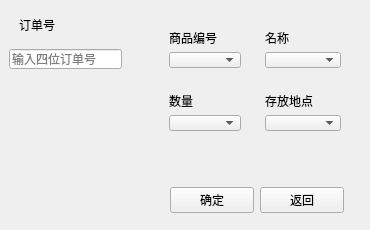
<?xml version="1.0" encoding="UTF-8"?>
<ui version="4.0">
 <class>Form</class>
 <widget class="QWidget" name="Form">
  <property name="geometry">
   <rect>
    <x>0</x>
    <y>0</y>
    <width>370</width>
    <height>230</height>
   </rect>
  </property>
  <property name="minimumSize">
   <size>
    <width>370</width>
    <height>230</height>
   </size>
  </property>
  <property name="maximumSize">
   <size>
    <width>370</width>
    <height>230</height>
   </size>
  </property>
  <property name="windowTitle">
   <string>Form</string>
  </property>
  <property name="styleSheet">
   <string notr="true">image: url(:/pic/bck5.jpg);</string>
  </property>
  <widget class="QWidget" name="widget_5" native="true">
   <property name="geometry">
    <rect>
     <x>9</x>
     <y>9</y>
     <width>163</width>
     <height>154</height>
    </rect>
   </property>
   <widget class="QLineEdit" name="lineEdit">
    <property name="geometry">
     <rect>
      <x>0</x>
      <y>40</y>
      <width>113</width>
      <height>20</height>
     </rect>
    </property>
    <property name="placeholderText">
     <string>输入四位订单号</string>
    </property>
   </widget>
   <widget class="QLabel" name="label">
    <property name="geometry">
     <rect>
      <x>10</x>
      <y>10</y>
      <width>54</width>
      <height>12</height>
     </rect>
    </property>
    <property name="text">
     <string>订单号</string>
    </property>
   </widget>
   <widget class="QLabel" name="label_6">
    <property name="geometry">
     <rect>
      <x>10</x>
      <y>70</y>
      <width>81</width>
      <height>16</height>
     </rect>
    </property>
    <property name="styleSheet">
     <string notr="true">font: 75 italic 9pt &quot;Adobe Arabic&quot;;
font: 10pt &quot;Adobe Arabic&quot;;</string>
    </property>
    <property name="text">
     <string/>
    </property>
   </widget>
  </widget>
  <widget class="QWidget" name="widget_6" native="true">
   <property name="geometry">
    <rect>
     <x>170</x>
     <y>180</y>
     <width>174</width>
     <height>41</height>
    </rect>
   </property>
   <layout class="QHBoxLayout" name="horizontalLayout">
    <item>
     <widget class="QPushButton" name="sureButton">
      <property name="text">
       <string>确定</string>
      </property>
     </widget>
    </item>
    <item>
     <widget class="QPushButton" name="retButton">
      <property name="text">
       <string>返回</string>
      </property>
     </widget>
    </item>
   </layout>
  </widget>
  <widget class="QWidget" name="layoutWidget">
   <property name="geometry">
    <rect>
     <x>160</x>
     <y>20</y>
     <width>190</width>
     <height>120</height>
    </rect>
   </property>
   <layout class="QFormLayout" name="formLayout">
    <item row="0" column="0">
     <widget class="QWidget" name="widget_4" native="true">
      <layout class="QVBoxLayout" name="verticalLayout_4">
       <item>
        <widget class="QLabel" name="label_2">
         <property name="text">
          <string>商品编号</string>
         </property>
        </widget>
       </item>
       <item>
        <widget class="MycomboBox" name="idBox"/>
       </item>
      </layout>
     </widget>
    </item>
    <item row="0" column="1">
     <widget class="QWidget" name="widget_3" native="true">
      <layout class="QVBoxLayout" name="verticalLayout_3">
       <item>
        <widget class="QLabel" name="label_3">
         <property name="text">
          <string>名称</string>
         </property>
        </widget>
       </item>
       <item>
        <widget class="MycomboBox" name="nameBox"/>
       </item>
      </layout>
     </widget>
    </item>
    <item row="1" column="0">
     <widget class="QWidget" name="widget" native="true">
      <layout class="QVBoxLayout" name="verticalLayout">
       <item>
        <widget class="QLabel" name="label_4">
         <property name="text">
          <string>数量</string>
         </property>
        </widget>
       </item>
       <item>
        <widget class="QComboBox" name="numBox"/>
       </item>
      </layout>
     </widget>
    </item>
    <item row="1" column="1">
     <widget class="QWidget" name="widget_2" native="true">
      <layout class="QVBoxLayout" name="verticalLayout_2">
       <item>
        <widget class="QLabel" name="label_5">
         <property name="text">
          <string>存放地点</string>
         </property>
        </widget>
       </item>
       <item>
        <widget class="QComboBox" name="cfdBox"/>
       </item>
      </layout>
     </widget>
    </item>
   </layout>
  </widget>
 </widget>
 <customwidgets>
  <customwidget>
   <class>MycomboBox</class>
   <extends>QComboBox</extends>
   <header>mycombobox.h</header>
  </customwidget>
 </customwidgets>
 <resources/>
 <connections/>
</ui>
